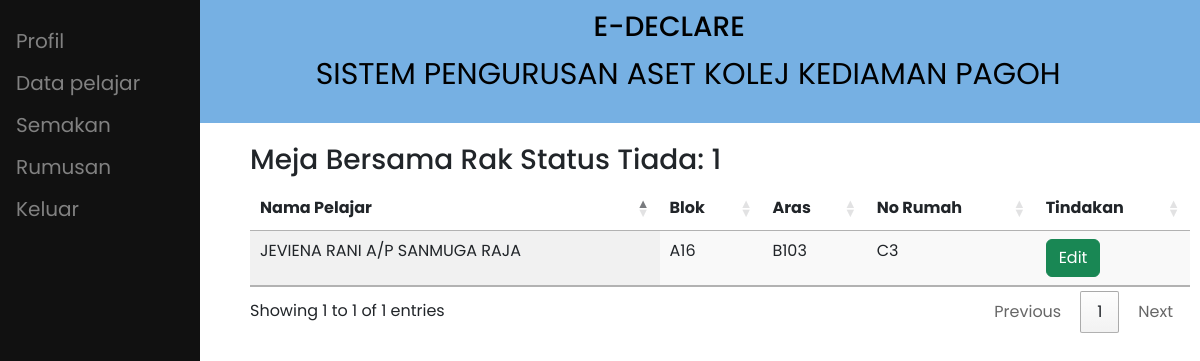
The app's page /ppas/tiada_mbbr.php with its own data.
### tables this page shows
CREATE TABLE `akuan` (
  `id_akuan` int(10) NOT NULL,
  `no_matrik` varchar(8) NOT NULL,
  `id_staff` int(10) DEFAULT NULL,
  `id_ppas` int(10) DEFAULT NULL,
  `lokasi` varchar(30) NOT NULL,
  `tarikh_akuan` date NOT NULL DEFAULT current_timestamp(),
  `status` varchar(255) NOT NULL DEFAULT '0',
  `tilam_catatan` varchar(50) NOT NULL,
  `tilam_status` varchar(255) NOT NULL,
  `katil_catatan` varchar(50) NOT NULL,
  `katil_status` varchar(255) NOT NULL,
  `almari_catatan` varchar(50) NOT NULL,
  `almari_status` varchar(255) NOT NULL,
  `kerusi_catatan` varchar(50) NOT NULL,
  `kerusi_status` varchar(255) NOT NULL,
  `mbbr_catatan` varchar(50) NOT NULL,
  `mbbr_status` varchar(255) NOT NULL,
  `no_kunci` varchar(255) DEFAULT NULL,
  `jenis_borang` varchar(255) NOT NULL,
  `kkp` varchar(255) NOT NULL,
  `disahkan` int(11) NOT NULL DEFAULT 0
);

CREATE TABLE `pelajar` (
  `no_matrik` varchar(8) NOT NULL,
  `nama_pelajar` varchar(50) NOT NULL,
  `email_pelajar` varchar(100) NOT NULL,
  `kata_laluan_p` varchar(100) NOT NULL,
  `sem_no` int(1) NOT NULL,
  `tahun` int(1) NOT NULL,
  `no_telefon_p` varchar(20) NOT NULL,
  `kkp` varchar(255) DEFAULT NULL,
  `aras` varchar(255) DEFAULT NULL,
  `no_rumah` varchar(255) DEFAULT NULL,
  `blok` varchar(255) DEFAULT NULL,
  `status` int(11) NOT NULL
);

### ppas/tiada_mbbr.php (the view, shortened to what this page needs)
<?php
require "../conn.php";
$sql = "select count(*) as bilangan from akuan where mbbr_status = 'tiada'";
$result = $conn->query($sql);
if ($result->num_rows > 0) {
  while ($row = $result->fetch_assoc()) {
    $mbbr_tiada = $row['bilangan'];
  }
}
?>
<!DOCTYPE html>
<html lang="en">
<head>
  <link rel="stylesheet" href="../css/style.css">
  <link href='https://unpkg.com/boxicons@2.1.2/css/boxicons.min.css' rel='stylesheet'>
  <link href="https://cdn.jsdelivr.net/npm/bootstrap@5.2.0-beta1/dist/css/bootstrap.min.css" rel="stylesheet">
  <link rel="stylesheet" href="https://cdn.datatables.net/1.12.1/css/jquery.dataTables.min.css">
  <link rel="stylesheet" href="https://cdn.datatables.net/buttons/2.2.3/css/buttons.dataTables.min.css">
  <link rel="stylesheet" href="../css/penerimaan_penyelia.css">
</head>
<body>
  <div class="header">
    <h3>&nbsp;&nbsp;&nbsp;&nbsp;&nbsp;&nbsp;&nbsp;&nbsp;&nbsp;&nbsp;&nbsp;&nbsp;&nbsp;&nbsp;&nbsp;&nbsp;&nbsp;&nbsp;&nbsp;E-DECLARE</h3>
    <p>&nbsp;&nbsp;&nbsp;&nbsp;&nbsp;&nbsp;&nbsp;&nbsp;&nbsp;&nbsp;&nbsp;&nbsp;&nbsp;&nbsp;&nbsp;&nbsp;&nbsp;&nbsp;&nbsp;&nbsp;&nbsp;&nbsp;SISTEM PENGURUSAN ASET KOLEJ KEDIAMAN PAGOH</p>
  </div>
  <?php include 'ppas_sidenav.php' ?>
  <div class="content">
    <h3>Meja Bersama Rak Status Tiada: <?php echo $mbbr_tiada ?></h3>
    <table id="example2" class="display table" style="width:100%; margin-top:10px">
      <thead>
        <tr>
          <th>Nama Pelajar</th>
          <th>Blok</th>
          <th>Aras</th>
          <th>No Rumah</th>
          <th>Tindakan</th>
        </tr>
      </thead>
      <tbody>
        <?php
        $sql = "SELECT * from akuan inner join pelajar on akuan.no_matrik = pelajar.no_matrik where mbbr_status = 'tiada'";
        $result = $conn->query($sql);
        if ($result->num_rows > 0) {
          while ($row = $result->fetch_assoc()) {
        ?>
            <tr>
            <td><?php echo $row['nama_pelajar'] ?></td>
            <td><?php echo $row['blok'] ?></td>
            <td><?php echo $row['aras'] ?></td>
            <td><?php echo $row['no_rumah'] ?></td>
            <td><a class="btn btn-success btn-block" href="edit_aset.php?mbbr=<?php echo $row['id_akuan']?>">Edit</a></td>
            </tr>
        <?php
          }
        }
        ?>
      </tbody>
    </table>
  </div>
</body>
</html>

### css/style.css (style rules this page uses)
* { margin: 0; padding: 0; box-sizing: border-box; font-family: "Poppins", sans-serif; }
body { position: relative; min-height: 100vh; width: 100%; overflow: hidden; overflow-y: scroll; }
.content { width: auto; height: 1200px; margin-left: 240px; position: relative; background: #fff; top: 10px; }
td, th { border: 1px solid #999; padding: 20px; }

### css/penerimaan_penyelia.css (style rules this page uses)
.header { padding: 10px; text-align: center; background: #76B0E3; color: black; font-size: 30px; }
.content { padding: 10px; }

### records on screen
akuan: no_matrik.nama_pelajar "JEVIENA RANI A/P SANMUGA RAJA", no_matrik.blok "A16", no_matrik.aras "B103", no_matrik.no_rumah "C3"

### other values on screen
$mbbr_tiada "1"
